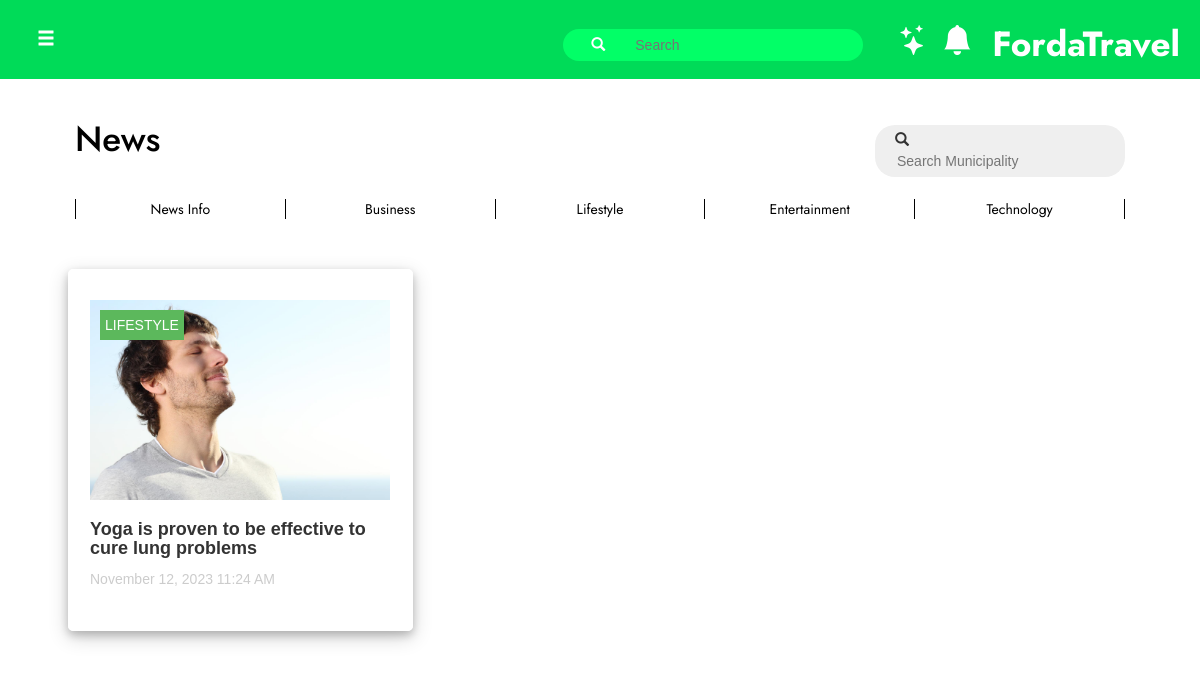
The app's page /userside/user_news/u_news.php with its own data.
### tables this page shows
CREATE TABLE `tbl_news` (
  `id` int(11) NOT NULL,
  `admin_id` int(11) NOT NULL,
  `fld_category` varchar(255) NOT NULL,
  `fld_title` varchar(255) DEFAULT NULL,
  `fld_content` mediumtext DEFAULT NULL,
  `fld_mainimage` varchar(500) DEFAULT NULL,
  `fld_images` mediumtext DEFAULT NULL,
  `fld_datetime` datetime DEFAULT NULL
);

### userside/user_news/u_news.php (the view, shortened to what this page needs)
<?php
    include("../../navbar.php");
    $municipal_name = "";
?>
<!DOCTYPE html>
<html lang="en">
<head>
    <link rel="stylesheet" href="https://cdn.jsdelivr.net/npm/bootstrap-icons@1.11.1/font/bootstrap-icons.css">
    <link rel="stylesheet" href="u_newstyle.css">
</head>
<body>
    <?php include_once("../../header.php"); ?>
    <div class="container fluid">
        <div class="contentdiv">
        <br>
            <div class="row" id="title_div">
                <div class="col-sm-6">
                    <h1 id="page-title"><a href="/tourism_information_system/userside/user_news/u_news.php">News</a></h1>
                </div>
                <div class="col-sm-6">
                    <div class="searchdiv_m">
                            <div id="search_m">
                                <span class="glyphicon glyphicon-search">&nbsp;&nbsp;</span><input type="text" name="txt_search_m" id="txt_search_m" autocomplete="off" placeholder="Search Municipality " value ='<?php echo $municipal_name;?>'>
                            </div>
                        </div>
                    </div>
                </div>
            </div>
            <div class="news_menudiv">
                <table id="tbl_d_menu">
                    <tr>
                        <td><a href="/tourism_information_system/userside/user_news/u_news.php?news_category=News Info" style='
                        <?php if($news_category =="News Info"){ echo "color: #00bd1c;"; } ?>'>News Info</a></td>
                        <td><a href="/tourism_information_system/userside/user_news/u_news.php?news_category=Business" style='
                        <?php if($news_category =="Business"){ echo "color: #00bd1c;"; } ?>'>Business</a</td>
                        <td><a href="/tourism_information_system/userside/user_news/u_news.php?news_category=Lifestyle" style='
                        <?php if($news_category =="Lifestyle"){ echo "color: #00bd1c;"; } ?>'>Lifestyle</a></td>
                        <td><a href="/tourism_information_system/userside/user_news/u_news.php?news_category=Entertainment" style='
                        <?php if($news_category =="Entertainment"){ echo "color: #00bd1c;"; } ?>'>Entertainment</a></td>
                        <td><a href="/tourism_information_system/userside/user_news/u_news.php?news_category=Technology" style='
                        <?php if($news_category =="Technology"){ echo "color: #00bd1c;"; } ?>'>Technology</a></td>
                    </tr>
                </table>
            </div>
            <div class="result_newsdiv" style='<?php
                if(isset($_GET["news_id"])){
                    echo "display: none";
                }else{
                    echo "display: block";
                }
            ?>'>
                <div class="row">
                    <?php
                        if(isset($news_category) && empty($_GET["municipality"])){
                            $result = $conn->query("select * from tbl_news where fld_category like '$news_category' order by fld_datetime DESC");
                        }else if(empty($news_category) && isset($_GET["municipality"])){
                            $result = $conn->query("select * from tbl_news where admin_id = '$_GET[municipality]' order by fld_datetime DESC");
                        }else if(isset($news_category) && isset($_GET["municipality"])){
                            $result = $conn->query("select * from tbl_news where admin_id = '$_GET[municipality]' and fld_category like '$news_category' order by fld_datetime DESC");
                        }else{
                            $result = $conn->query("select * from tbl_news order by fld_datetime DESC");
                        }
                        $numColumns = 3;
                        $columnData = array_fill(0, $numColumns, []);
                        if ($result->num_rows > 0) {
                            $columnIndex = 0;
                            while ($row = $result->fetch_assoc()) {
                                $columnData[$columnIndex][] = $row;
                                $columnIndex = ($columnIndex + 1) % $numColumns;
                            }
                        }
                        for ($i = 0; $i < $numColumns; $i++) {
                            echo "<div class='col-sm'>";
                            foreach ($columnData[$i] as $row) {
                                echo "<div class='news_container' news_id='{$row['id']}' news_category='{$row['fld_category']}'>
                                    <div class='shortcutsdiv' >";
                                    if(!isset($news_category)){
                                        if("{$row["fld_category"]}" == "News Info"){
                                            echo "<div class='category_newsinfo'>NEWS INFO</div>";
                                        }elseif("{$row["fld_category"]}" == "Business"){
                                            echo "<div class='category_business'>BUSINESS</div>";
                                        }elseif("{$row["fld_category"]}" == "Lifestyle"){
                                            echo "<div class='category_lifestyle'>LIFESTYLE</div>";
                                        }elseif("{$row["fld_category"]}" == "Entertainment"){
                                            echo "<div class='category_et'>ENTERTAINMENT</div>";
                                        }elseif("{$row["fld_category"]}" == "Technology"){
                                            echo "<div class='category_tech'>TECHNOLOGY</div>";
                                        }
                                    }
                                    echo "<img src='/tourism_information_system/adminside/news/uploaded_mainimages/{$row['fld_mainimage']}' alt='Image' class='mainImage'>
                                        <div class='centeredtxt'>
                                            <h4 class='news_title'>{$row['fld_title']}</h4>";
                                            $date = date_create("{$row["fld_datetime"]}");
                                            $date_time = date_format($date,"F j, Y h:i A");
                                    echo "<span class='news_date'>$date_time</span>
                                            </div>
                                    </div>
                                </div>";
                            }
                            echo "</div>";
                        }
                    ?>
                </div>
            </div>
            </div>
        <br><br>
    <br><br>
</body>
</html>

### userside/user_news/u_newstyle.css (style rules this page uses)
body { background-color: white; overflow: auto; }
#title_div { padding-left: 30px; padding-right: 30px; }
.contentdiv { width: 100%; position: relative; margin: auto; margin-top: 80px; }
.container { width: 100%; }
.news_menudiv { width: 100%; margin-top: 30px; padding-left: 30px; padding-right: 30px; overflow-x: auto; }
#tbl_d_menu { margin: 0 auto; width: 100%; text-align: center; }
#tbl_d_menu td { width: 100px; border-right: 1px solid black; border-left: 1px solid black; cursor: pointer; font-family: 'Jost', sans-serif; }
a, a:active, a:visited, a:link { text-decoration: none; color: black; }
.result_newsdiv { margin-top: 50px; padding-left: 30px; padding-right: 30px; width: 100%; height: auto; }
.news_container { padding-top: 30px; padding-bottom: 30px; border: 1px solid white; margin-bottom: 20px; box-shadow: 0 4px 8px 0 rgba(0, 0, 0, 0.2), 0 6px 20px 0 rgba(0, 0, 0, 0.19); border-radius: 5px; }
.shortcutsdiv { position: relative; width: 300px; height: 200px; margin: 0 auto; margin-bottom: 100px; }
.mainImage { width: 100%; height: 100%; object-fit: cover; }
.centeredtxt { top: 100%; width: 100%; padding-top: 10px; }
.news_title { font-weight: bold; }
.news_date { color: #cccccc; }
.category_newsinfo,.category_business, .category_lifestyle, .category_et, .category_tech { position: absolute; top: 10px; left: 10px; color: white; padding: 5px; }
.category_lifestyle { background-color: #5cb85c; }
#page-title { font-size: 35px; font-family: 'Jost', sans-serif; }
.searchdiv_m { position: relative; display: block; margin-top: 25px; }
#search_m { background-color: rgb(239, 239, 239); padding: 5px; padding-left: 20px; border-radius: 20px; width: 250px; white-space: normal; position: absolute; z-index: 5; right: 0; }
#txt_search_m { border: none; background: transparent; outline: none; }

### navbar.php (style rules this page uses)
body { margin: 0; font-family: Arial, Helvetica, sans-serif; }

### records on screen
tbl_news: fld_category "LIFESTYLE", fld_mainimage (picture), fld_title "Yoga is proven to be effective to cure lung problems", fld_datetime "November 12, 2023 11:24 AM"
